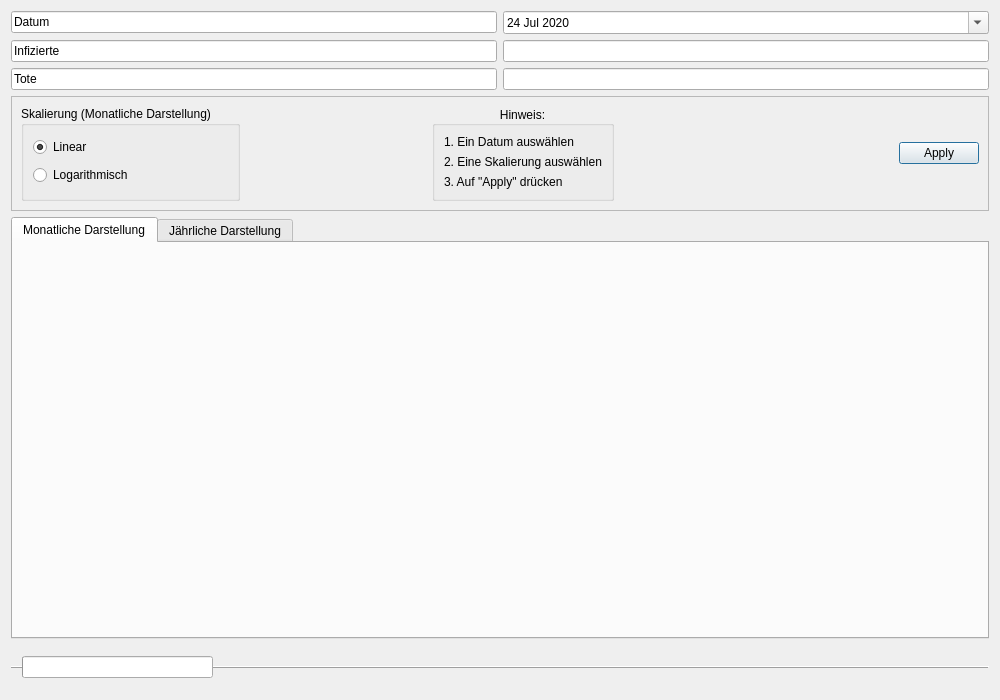
<?xml version="1.0" encoding="UTF-8"?>
<ui version="4.0">
 <class>Italien</class>
 <widget class="QDialog" name="Italien">
  <property name="geometry">
   <rect>
    <x>0</x>
    <y>0</y>
    <width>1000</width>
    <height>700</height>
   </rect>
  </property>
  <property name="windowTitle">
   <string>Italien</string>
  </property>
  <layout class="QGridLayout" name="gridLayout_3">
   <item row="0" column="0">
    <layout class="QGridLayout" name="gridLayout">
     <item row="4" column="3">
      <widget class="QLineEdit" name="lineEdit_4">
       <property name="readOnly">
        <bool>true</bool>
       </property>
      </widget>
     </item>
     <item row="2" column="0">
      <widget class="QLineEdit" name="lineEdit_3">
       <property name="text">
        <string>Datum</string>
       </property>
       <property name="readOnly">
        <bool>true</bool>
       </property>
      </widget>
     </item>
     <item row="5" column="0">
      <widget class="QLineEdit" name="lineEdit_5">
       <property name="text">
        <string>Tote</string>
       </property>
       <property name="readOnly">
        <bool>true</bool>
       </property>
      </widget>
     </item>
     <item row="4" column="0">
      <widget class="QLineEdit" name="lineEdit">
       <property name="text">
        <string>Infizierte</string>
       </property>
       <property name="readOnly">
        <bool>true</bool>
       </property>
      </widget>
     </item>
     <item row="5" column="3">
      <widget class="QLineEdit" name="lineEdit_6">
       <property name="readOnly">
        <bool>true</bool>
       </property>
      </widget>
     </item>
     <item row="2" column="3">
      <widget class="QDateEdit" name="dateEdit">
       <property name="readOnly">
        <bool>false</bool>
       </property>
       <property name="buttonSymbols">
        <enum>QAbstractSpinBox::NoButtons</enum>
       </property>
       <property name="accelerated">
        <bool>false</bool>
       </property>
       <property name="minimumDateTime">
        <datetime>
         <hour>0</hour>
         <minute>0</minute>
         <second>0</second>
         <year>2020</year>
         <month>1</month>
         <day>1</day>
        </datetime>
       </property>
       <property name="currentSection">
        <enum>QDateTimeEdit::DaySection</enum>
       </property>
       <property name="calendarPopup">
        <bool>true</bool>
       </property>
       <property name="timeSpec">
        <enum>Qt::LocalTime</enum>
       </property>
       <property name="date">
        <date>
         <year>2020</year>
         <month>7</month>
         <day>24</day>
        </date>
       </property>
      </widget>
     </item>
    </layout>
   </item>
   <item row="5" column="0">
    <layout class="QVBoxLayout" name="verticalLayout">
     <item>
      <widget class="QTabWidget" name="tabWidget">
       <property name="currentIndex">
        <number>0</number>
       </property>
       <widget class="QWidget" name="tab">
        <attribute name="title">
         <string>Monatliche Darstellung</string>
        </attribute>
        <layout class="QGridLayout" name="gridLayout_2">
         <item row="0" column="0">
          <layout class="QVBoxLayout" name="verticalLayout_3"/>
         </item>
        </layout>
       </widget>
       <widget class="QWidget" name="Tab_2">
        <attribute name="title">
         <string>Jährliche Darstellung</string>
        </attribute>
        <layout class="QVBoxLayout" name="verticalLayout_5">
         <item>
          <layout class="QVBoxLayout" name="verticalLayout_4"/>
         </item>
        </layout>
       </widget>
      </widget>
     </item>
    </layout>
   </item>
   <item row="2" column="0">
    <widget class="QFrame" name="frame">
     <property name="frameShape">
      <enum>QFrame::StyledPanel</enum>
     </property>
     <property name="frameShadow">
      <enum>QFrame::Raised</enum>
     </property>
     <layout class="QGridLayout" name="gridLayout_4">
      <item row="0" column="0">
       <widget class="QGroupBox" name="groupBox">
        <property name="enabled">
         <bool>true</bool>
        </property>
        <property name="title">
         <string>Skalierung (Monatliche Darstellung)</string>
        </property>
        <property name="flat">
         <bool>false</bool>
        </property>
        <property name="checkable">
         <bool>false</bool>
        </property>
        <layout class="QVBoxLayout" name="verticalLayout_6">
         <item>
          <widget class="QRadioButton" name="skalaLiear">
           <property name="text">
            <string>Linear</string>
           </property>
           <property name="checked">
            <bool>true</bool>
           </property>
          </widget>
         </item>
         <item>
          <widget class="QRadioButton" name="skalaLogarithm">
           <property name="text">
            <string>Logarithmisch</string>
           </property>
          </widget>
         </item>
        </layout>
       </widget>
      </item>
      <item row="0" column="6">
       <widget class="QDialogButtonBox" name="buttonBox">
        <property name="standardButtons">
         <set>QDialogButtonBox::Apply</set>
        </property>
        <property name="centerButtons">
         <bool>false</bool>
        </property>
       </widget>
      </item>
      <item row="0" column="4">
       <widget class="QGroupBox" name="groupBox_2">
        <property name="title">
         <string>Hinweis:</string>
        </property>
        <property name="alignment">
         <set>Qt::AlignCenter</set>
        </property>
        <property name="flat">
         <bool>false</bool>
        </property>
        <layout class="QGridLayout" name="gridLayout_6">
         <item row="0" column="0">
          <widget class="QLabel" name="label">
           <property name="text">
            <string>1. Ein Datum auswählen</string>
           </property>
          </widget>
         </item>
         <item row="1" column="0">
          <widget class="QLabel" name="label_2">
           <property name="text">
            <string>2. Eine Skalierung auswählen</string>
           </property>
          </widget>
         </item>
         <item row="2" column="0">
          <widget class="QLabel" name="label_3">
           <property name="text">
            <string>3. Auf &quot;Apply&quot; drücken</string>
           </property>
          </widget>
         </item>
        </layout>
       </widget>
      </item>
      <item row="0" column="1">
       <spacer name="horizontalSpacer">
        <property name="orientation">
         <enum>Qt::Horizontal</enum>
        </property>
        <property name="sizeHint" stdset="0">
         <size>
          <width>40</width>
          <height>20</height>
         </size>
        </property>
       </spacer>
      </item>
      <item row="0" column="2">
       <widget class="Line" name="line">
        <property name="orientation">
         <enum>Qt::Horizontal</enum>
        </property>
       </widget>
      </item>
      <item row="0" column="5">
       <spacer name="horizontalSpacer_2">
        <property name="orientation">
         <enum>Qt::Horizontal</enum>
        </property>
        <property name="sizeHint" stdset="0">
         <size>
          <width>40</width>
          <height>20</height>
         </size>
        </property>
       </spacer>
      </item>
     </layout>
    </widget>
   </item>
   <item row="6" column="0">
    <widget class="QFrame" name="frame_2">
     <property name="frameShape">
      <enum>QFrame::HLine</enum>
     </property>
     <property name="frameShadow">
      <enum>QFrame::Raised</enum>
     </property>
     <layout class="QGridLayout" name="gridLayout_5">
      <item row="0" column="3">
       <spacer name="horizontalSpacer_4">
        <property name="orientation">
         <enum>Qt::Horizontal</enum>
        </property>
        <property name="sizeHint" stdset="0">
         <size>
          <width>40</width>
          <height>20</height>
         </size>
        </property>
       </spacer>
      </item>
      <item row="0" column="0">
       <widget class="QProgressBar" name="progressBar">
        <property name="value">
         <number>0</number>
        </property>
        <property name="textVisible">
         <bool>false</bool>
        </property>
        <property name="orientation">
         <enum>Qt::Horizontal</enum>
        </property>
       </widget>
      </item>
      <item row="0" column="4">
       <spacer name="horizontalSpacer_3">
        <property name="orientation">
         <enum>Qt::Horizontal</enum>
        </property>
        <property name="sizeHint" stdset="0">
         <size>
          <width>40</width>
          <height>20</height>
         </size>
        </property>
       </spacer>
      </item>
      <item row="0" column="2">
       <spacer name="horizontalSpacer_5">
        <property name="orientation">
         <enum>Qt::Horizontal</enum>
        </property>
        <property name="sizeHint" stdset="0">
         <size>
          <width>40</width>
          <height>20</height>
         </size>
        </property>
       </spacer>
      </item>
      <item row="0" column="1">
       <spacer name="horizontalSpacer_6">
        <property name="orientation">
         <enum>Qt::Horizontal</enum>
        </property>
        <property name="sizeHint" stdset="0">
         <size>
          <width>40</width>
          <height>20</height>
         </size>
        </property>
       </spacer>
      </item>
     </layout>
    </widget>
   </item>
  </layout>
 </widget>
 <resources/>
 <connections/>
</ui>
